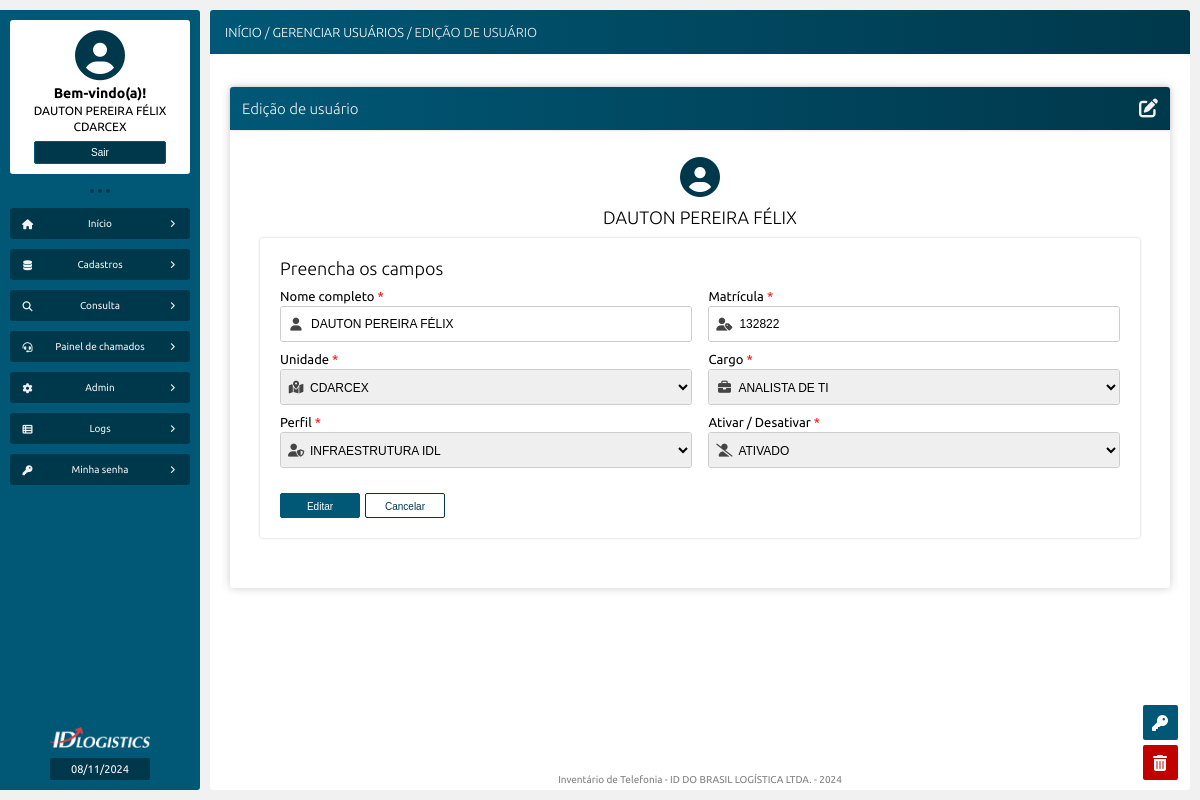
The page /editar_usuario.php?id_usuario=1 (signed in) on the database its author committed.
### tables this page shows
CREATE TABLE `tb_usuarios` (
  `id_usuario` int NOT NULL AUTO_INCREMENT,
  `nome` varchar(100) DEFAULT NULL,
  `matricula` varchar(10) DEFAULT NULL,
  `unidade` varchar(100) DEFAULT NULL,
  `cargo` varchar(100) DEFAULT NULL,
  `perfil` varchar(45) DEFAULT NULL,
  `usuario` varchar(100) DEFAULT NULL,
  `senha` varchar(256) DEFAULT NULL,
  `status` varchar(45) DEFAULT NULL,
  `senha_primeiro_acesso` varchar(45) DEFAULT NULL,
  `data_cadastro` timestamp NULL DEFAULT CURRENT_TIMESTAMP,
  `cadastrado_por` varchar(45) DEFAULT NULL,
  PRIMARY KEY (`id_usuario`)
);

### src/model/Usuario.php (called while the page is built, shortened)
<?php
class Usuario
{
    public function __construct(private PDO $pdo)
    {
        $this->pdo = $pdo;
    }
    public function buscaIdUsuario(int $id_usuario): array
    {
        $sql = "SELECT * FROM tb_usuarios WHERE id_usuario = ?";
        $stmt = $this->pdo->prepare($sql);
        $stmt->bindValue(1, $id_usuario, PDO::PARAM_INT);
        $stmt->execute();
        return $stmt->fetch(PDO::FETCH_ASSOC);
    }
}

### editar_usuario.php (the view, shortened to what this page needs)
<?php
require_once "src/config/conexao_bd.php";
$idUsuario = new Usuario($pdo);
$buscaIdUsuario = $idUsuario->buscaIdUsuario($_GET['id_usuario']);
?>
<!DOCTYPE html>
<html>
<head>
    <?php
    require_once "src/views/layout/head.php";
    ?>
</head>
<body>
    <main class="corpo">
        <?php
        require_once "src/views/layout/menu_lateral.php";
        ?>
        <section class="principal">
            <article class="conteudo">
                <header class="conteudo-cabecalho">
                    <h3><a href="inicio.php">INÍCIO</a> / <a href="gerenciar_usuarios.php">GERENCIAR USUÁRIOS</a> / EDIÇÃO DE USUÁRIO</h3>
                </header>
                <section class="conteudo-center">
                    <form method="post">
                        <header id="form-cabecalho">
                            <h1>Edição de usuário</h1>
                            <i class="fa-solid fa-pen-to-square"></i>
                        </header>
                        <i class='fa-solid fa-circle-user'></i>
                        <h2 style="text-align: center"><?= htmlentities($buscaIdUsuario['nome']) ?></h2>
                        <section class="form-secao-01" name="form-cadastro-usuario">
                            <h2>Preencha os campos</h2>
                            <label for="nome">Nome completo<span style="color: red;"> *</span>
                                <div>
                                    <i class="fa-solid fa-user"></i>
                                    <input type="text" name="nome" value="<?= $buscaIdUsuario['nome'] ?>" placeholder="Insira o nome do usuário">
                                </div>
                            </label>
                            <label for="matricula">Matrícula<span style="color: red;"> *</span>
                                <div>
                                    <i class="fa-solid fa-user-tag"></i>
                                    <input type="text" name="matricula" value="<?= $buscaIdUsuario['matricula'] ?>" placeholder="Apenas números Ex: 123456">
                                </div>
                            </label>
                            <label for="unidade">Unidade<span style="color: red;"> *</span>
                                <div>
                                    <i class="fa-solid fa-map-location-dot"></i>
                                    <select name="unidade" required>
                                        <option value="<?= $buscaIdUsuario['unidade'] ?>"><?= $buscaIdUsuario['unidade'] ?></option>
                                    </select>
                                </div>
                            </label>
                            <label for="cargo">Cargo<span style="color: red;"> *</span>
                                <div>
                                    <i class="fa-solid fa-briefcase"></i>
                                    <select name="cargo" required>
                                        <option value="<?= $buscaIdUsuario['cargo'] ?>"><?= $buscaIdUsuario['cargo'] ?></option>
                                    </select>
                                </div>
                            </label>
                            <label for="perfil">Perfil<span style="color: red;"> *</span>
                                <div>
                                    <i class="fa-solid fa-user-shield"></i>
                                    <select name="perfil" required>
                                        <option value="<?= $buscaIdUsuario['perfil'] ?>"><?= $buscaIdUsuario['perfil'] ?></option>
                                    </select>
                                </div>
                            </label>
                            <label for="status">Ativar / Desativar<span style="color: red;"> *</span>
                                <div>
                                    <i class="fa-solid fa-user-slash"></i>
                                    <select name="status" required>
                                        <option value="<?= $buscaIdUsuario['status'] ?>"><?= $buscaIdUsuario['status'] ?></option>
                                    </select>
                                </div>
                            </label>
                            <div>
                                <button type="submit">Editar</button>
                                <a href="gerenciar_usuarios.php"><button type="button" id="btn-cancelar">Cancelar</button></a>
                            </div>
                        </section>
                    </form>
                </section>
                <?php
                    require_once "src/views/layout/rodape.php";
                ?>
            </article>
        </section>
    </main>
    <div class="btns-atalhos">
        <a href="reset_senha_usuario.php?id_usuario=<?= $buscaIdUsuario['id_usuario'] ?>"><button type="button" id="btn-atalho" title="Resetar a senha desse usuário"><i class="fa-solid fa-key"></i></button></a>
        <button type="button" id="btn-atalho" title="Excluir"><i class="fa-solid fa-trash-can"></i></button>
    </div>
</body>
</html>

### css/style.css (style rules this page uses)
:root { --primary-color: #0088ff; --secundary-color: #005876; --terciary-color: #00384b; --white-color: #f1f1f1; --primary-shadow: 0 0 .5em #808080 }
* { padding: 0; margin: 0; box-sizing: border-box; }
a { text-decoration: none; }
body { font-family: 'Playpen Sans', cursive; font-family: 'Ubuntu', sans-serif; background: var(--white-color); }
.corpo { width: 100%; height: 100%; padding: 10px 10px 10px 0; position: absolute; display: flex; }
.principal { width: 100%; height: 100%; display: flex; flex-direction: column; }
.conteudo { width: 100%; height: 100%; position: relative; display: flex; flex-direction: column; align-items: center; overflow: hidden; background: #ffffff; border-radius: 3px; }
.conteudo-cabecalho { width: 100%; margin-bottom: 10px; padding: 15px; display: flex; justify-content: space-between; align-items: center; background: linear-gradient(to right, var(--secundary-color), var(--terciary-color)); color: var(--white-color); }
.conteudo-cabecalho h3 { font-size: 13px; font-weight: 100; }
.conteudo-center { width: 100%; height: 100%; padding: 10px 20px 20px 20px; display: flex; align-content: baseline; align-items: center; flex-direction: column; overflow: scroll; }
.conteudo-center h1 { width: 100%; font-size: 16px; font-weight: 100; }

### css/form.css (style rules this page uses)
form section { width: 100%; margin: 0 0 20px 0; padding: 20px; position: relative; display: flex; flex-wrap: wrap; gap: 2%; display: none; box-shadow: 0 0 .3em #cdcdcd; border-radius: 3px; overflow: hidden; }
form section[name='form-cadastro-usuario'] { display: flex !important; }
form { width: 100%; height: fit-content; margin: 13px auto; padding: 70px 30px 30px 30px; position: relative; display: flex; flex-direction: column; border-radius: 3px; box-shadow: 0 0 1em #cdcdcd; background: #fff; font-size: 10px; }
#form-cabecalho { width: 100%; height: fit-content; padding: 12px; display: flex; align-items: center; justify-content: space-between; gap: 5px; position: absolute; top: 0; left: 0; box-shadow: 0 0 .3em #cdcdcd; border-radius: 3px 3px 0 0; background: linear-gradient(to right, var(--secundary-color), var(--terciary-color)); color: #fff; }
#form-cabecalho h1 { margin: 0; font-size: 15px; color: var(--white-color); text-align: left; }
#form-cabecalho i { margin: 0 0 0 10px; color: var(--white-color); font-size: 19px; }
form .fa-circle-user { margin: 0 auto; margin-bottom: 10px; font-size: 40px; color: var(--terciary-color); }
form h2 { width: 100%; font-size: 18px; margin: 0 0 10px 0; font-weight: 100; }
form label { width: 49%; margin: 0 0 10px 0; font-size: 13px; }
form label div { position: relative; display: flex; align-items: center; margin: 3px 0 0 0; border: 1px solid #cdcdcd; border-radius: 3px; }
form label div i { width: 30px; min-width: 30px; margin: 0; position: absolute; left: 0; font-size: 13px; text-align: center; color: #454545; border-radius: 3px 0 0 3px; }
form input, form select { width: 100%; padding: 10px 10px 10px 30px; font-size: 12px; border: none; border-radius: 3px; }
form select { padding: 10px 8px 8px 25px; }
form select option { font-size: 12px; color: #303030; }
form div { width: 100%; margin: 15px 0 0 0; display: flex; gap: 10px 5px; }

### css/botoes.css (style rules this page uses)
button { width: fit-content; min-width: 80px; padding: 5px 15px; border-radius: 2px; border: none; background: var(--secundary-color); border: 1px solid var(--secundary-color); color: #fff; font-size: 10px; cursor: pointer; }
#btn-cancelar { background: #fff; border: 1px solid var(--terciary-color); color: var(--terciary-color); }
.btns-atalhos { width: 70px; position: fixed; bottom: 20px; right: 5px; display: flex; align-items: center; justify-content: center; flex-direction: column; gap: 5px; z-index: 2; }
#btn-atalho { width: 35px; min-width: 0; height: 35px; padding: 5px; border: none; }
#btn-atalho i { font-size: 16px; }
#btn-atalho[title='Excluir'] { background: #c10000; }
form button { padding: 7px 15px 5px 15px; }

### rows shown on the page
tb_usuarios: nome "DAUTON PEREIRA FÉLIX", matricula "132822", unidade "CDARCEX", cargo "ANALISTA DE TI", perfil "INFRAESTRUTURA IDL", status "ATIVADO"

### other values the page prints
$_SESSION['nome'] "DAUTON PEREIRA FÉLIX"
$_SESSION['unidade'] "CDARCEX"
exibeDataAtual() "08/11/2024"
